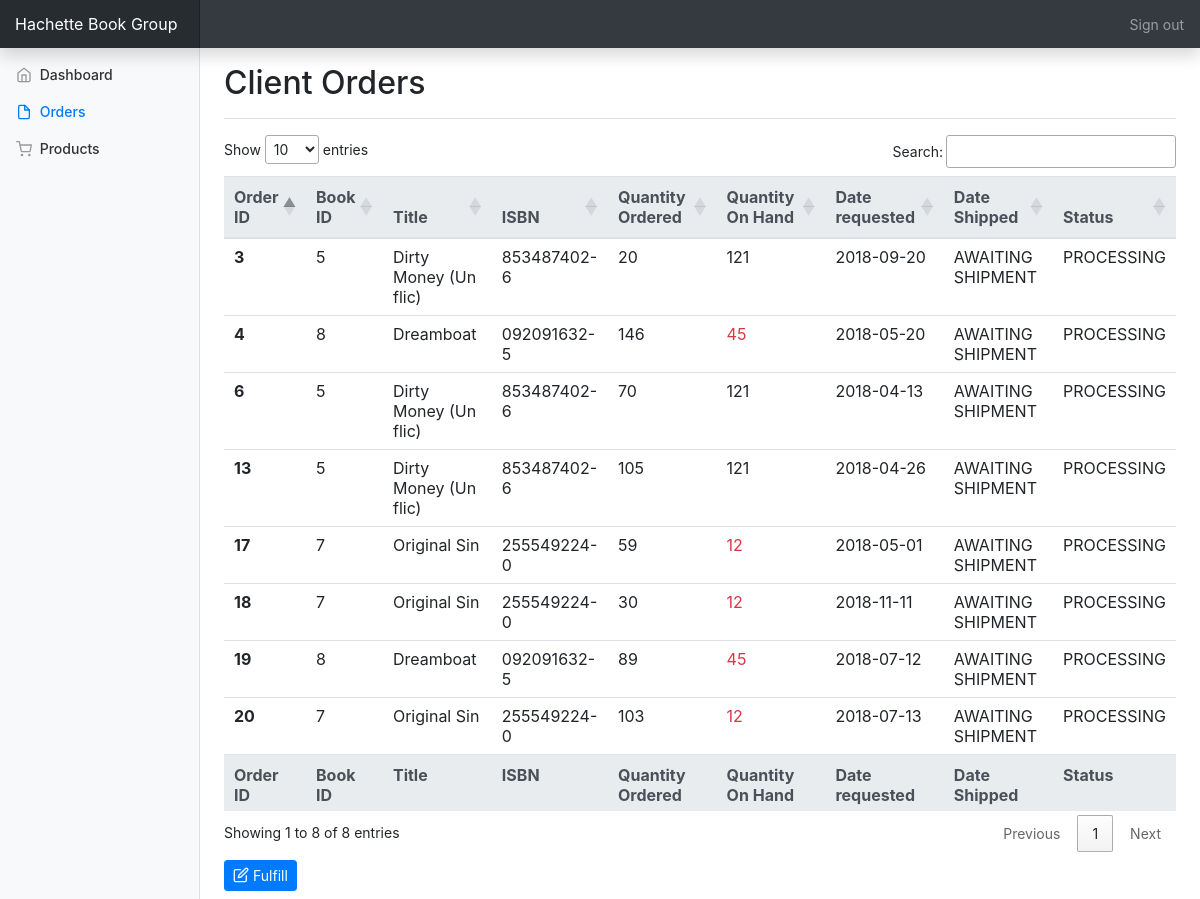
The page /publisher-orders.php (signed in) on the database its author committed.
### tables this page shows
CREATE TABLE IF NOT EXISTS `bookstore_orders`
(
    `bookstore_order_id` INT(4) PRIMARY KEY NOT NULL AUTO_INCREMENT,
    `book_id`            INT(4)             NOT NULL,
    `publisher_id`       INT(4)             NOT NULL,
    `qty_ordered`        INT                NOT NULL,
    `status`             ENUM ('PROCESSING','SHIPPED') DEFAULT 'PROCESSING',
    `date_requested`     DATE,
    `period_specified`   DATE,  
    `date_shipped`       DATE                          DEFAULT '0000-00-00',
    FOREIGN KEY (`book_id`) REFERENCES `books` (`book_id`),
    FOREIGN KEY (`publisher_id`) REFERENCES `publishers` (`publisher_id`)
);

CREATE TABLE IF NOT EXISTS pb_books_inventory
(
  `pb_book_inv_id` INT(4) PRIMARY KEY NOT NULL AUTO_INCREMENT,
  `book_id`        INT(4)             NOT NULL,
  `publisher_id`   INT(4),
  `qty_on_hand`    INT,
  `qty_sold`       INT,
  FOREIGN KEY (`book_id`) REFERENCES `books` (`book_id`),
  FOREIGN KEY (`publisher_id`) REFERENCES `books` (`publisher_id`)
);

CREATE TABLE IF NOT EXISTS `books`
(
  `book_id`      INT(4) PRIMARY KEY NOT NULL AUTO_INCREMENT,
  `isbn`         VARCHAR(20)        NOT NULL,
  `title`        VARCHAR(250)       NOT NULL,
  `edition`      INT                                 DEFAULT 0,
  `price`        DOUBLE(8, 2),
  `publisher_id` INT(4)             NOT NULL,
  `image`        BLOB                                DEFAULT NULL,
  `category`     ENUM ('0', '1', '2', '3', '4', '5') DEFAULT NULL,
  FOREIGN KEY (`publisher_id`) REFERENCES `publishers` (`publisher_id`)
);

### model/Publisher.php (called while the page is built, shortened)
<?php
class Publisher implements JsonSerializable
{
    private $publisher_id;
    private $company_name;
    public function getPublisherId()
    {
        return $this->publisher_id;
    }
    public function getCompanyName()
    {
        return $this->company_name;
    }
}

### db/DB.php (called while the page is built, shortened)
<?php
class DB
{
    private static $instance = null;
    public static function getInstance()
    {
        if (empty(self::$instance)) {
            $db_info = array(
                "host" => 'localhost',
                "port" => '3306',
                "user" => 'root',
                "pass" => '',
                "name" => 'bookstore',
                "charset" => 'UTF-8'
            );
            try {
                self::$instance = new PDO(
                    "mysql:host=" .
                    $db_info['host'] . ';port=' .
                    $db_info['port'] . ';dbname=' .
                    $db_info['name'],
                    $db_info['user'],
                    $db_info['pass']
                );
                self::$instance->setAttribute(PDO::ATTR_ERRMODE, PDO::ERRMODE_SILENT);
                self::$instance->query('SET NAMES utf8');
                self::$instance->query('SET CHARACTER SET utf8');
            } catch (PDOException $error) {
                echo $error->getMessage();
            }
        }
        return self::$instance;
    }
}

### controller/BookstoreOrderController.php (called while the page is built, shortened)
<?php
class BookstoreOrderController
{
    public function fetchBookstoreOrdersWithQtyOnHand($id)
    {
        $sql = 'SELECT
                    bo.*,
                    b.*,
                    p.*
                FROM
                    bookstore_orders bo,
                    books b,
                    pb_books_inventory p
                WHERE
                    bo.book_id = b.book_id
                    AND bo.publisher_id = p.publisher_id
                    AND bo.book_id = p.book_id
                    AND p.publisher_id = ?;';
        $stmt = DB::getInstance()->prepare($sql);
        $stmt->execute([$id]);
        return $stmt->fetchAll();
    }
}

### publisher-orders.php (the view, shortened to what this page needs)
<?php
require 'db/DB.php';
require 'model/Publisher.php';
require 'controller/BookstoreOrderController.php';
$publisher = new Publisher();
if (isset($_SESSION["publisher"])) {
    $publisher = $_SESSION["publisher"];
    $bOController = new BookstoreOrderController();
    $orders = $bOController->fetchBookstoreOrdersWithQtyOnHand($publisher->getPublisherId());
} else {
    header("Location: publisher-signin.php");
}
?>
<html lang="en" class="gr__getbootstrap_com">
<head>
    <link rel="stylesheet" href="https://stackpath.bootstrapcdn.com/bootstrap/4.3.1/css/bootstrap.min.css">
    <link href="css/publisher-dashboard.css" rel="stylesheet">
    <link rel="stylesheet" href="https://cdn.datatables.net/1.10.16/css/jquery.dataTables.min.css">
</head>
<body data-gr-c-s-loaded="true">
<nav class="navbar navbar-dark fixed-top bg-dark flex-md-nowrap p-0 shadow">
    <a class="navbar-brand col-sm-3 col-md-2 mr-0" href="#"><?php echo $publisher->getCompanyName(); ?></a>
    <ul class="navbar-nav px-3">
        <li class="nav-item text-nowrap">
            <a class="nav-link" href="logout.php">Sign out</a>
        </li>
    </ul>
</nav>
<div class="container-fluid">
    <div class="row">
        <nav class="col-md-2 d-none d-md-block bg-light sidebar">
            <div class="sidebar-sticky">
                <ul class="nav flex-column">
                    <li class="nav-item">
                        <a class="nav-link" href="publisher-dashboard.php">
                            Dashboard
                        </a>
                    </li>
                    <li class="nav-item">
                        <a class="nav-link active" href="publisher-orders.php">
                            Orders <span class="sr-only">(current)</span>
                        </a>
                    </li>
                    <li class="nav-item">
                        <a class="nav-link" href="publisher-products.php">
                            Products
                        </a>
                    </li>
                </ul>
            </div>
        </nav>
        <main role="main" class="col-md-9 ml-sm-auto col-lg-10 px-4">
            <div class="d-flex justify-content-between flex-wrap flex-md-nowrap align-items-center pt-3 pb-2 mb-3 border-bottom">
                <h1 class="h2">Client Orders</h1>
            </div>
            <div>
                <table class="table table-sm" id="bookstoreOrdersTable">
                    <thead class="thead-light">
                    <tr>
                        <th scope="col">Order ID</th>
                        <th scope="col">Book ID</th>
                        <th scope="col">Title</th>
                        <th scope="col">ISBN</th>
                        <th scope="col">Quantity Ordered</th>
                        <th scope="col">Quantity On Hand</th>
                        <th scope="col">Date requested</th>
                        <th scope="col">Date Shipped</th>
                        <th scope="col">Status</th>
                    </tr>
                    </thead>
                    <tbody>
                    <?php foreach ($orders as $k => $v) { ?>
                        <?php $sStatus = $v['date_shipped']; ?>
                        <?php $notEnough = intval($v['qty_ordered']) > $v['qty_on_hand'] ? 'text-danger' : ''; ?>
                        <tr>
                            <th scope="row"><?php echo $v['bookstore_order_id']; ?></th>
                            <td><?php echo $v['book_id']; ?></td>
                            <td><?php echo $v['title']; ?></td>
                            <td><?php echo $v['isbn']; ?></td>
                            <td><?php echo $v['qty_ordered']; ?></td>
                            <td class="<?php echo $notEnough; ?>"><?php echo $v['qty_on_hand']; ?></td>
                            <td><?php echo $v['date_requested']; ?></td>
                            <td><?php echo $sStatus == '0000-00-00' ? 'AWAITING SHIPMENT' : $sStatus; ?></td>
                            <td><?php echo $v['status']; ?></td>
                        </tr>
                    <?php } ?>
                    </tbody>
                    <tfoot class="thead-light">
                    <tr>
                        <th scope="col">Order ID</th>
                        <th scope="col">Book ID</th>
                        <th scope="col">Title</th>
                        <th scope="col">ISBN</th>
                        <th scope="col">Quantity Ordered</th>
                        <th scope="col">Quantity On Hand</th>
                        <th scope="col">Date requested</th>
                        <th scope="col">Date Shipped</th>
                        <th scope="col">Status</th>
                    </tr>
                    </tfoot>
                </table>
                <div class="my-2">
                    <div class="row">
                        <div class="col-6">
                            <button type="button" id="update-bookstore-order" class="btn btn-primary btn-sm"
                                    data-toggle="modal" data-target="#addBookModal"><i class="mr-sm-1" style="height: 18px;"
                                                                                       data-feather="edit"></i>Fulfill
                            </button>
                        </div>
                    </div>
                </div>
            </div>
        </main>
    </div>
</div>
</body>
</html>

### css/publisher-dashboard.css (style rules this page uses)
body { font-size: .875rem; }
.feather { width: 16px; height: 16px; vertical-align: text-bottom; }
.sidebar { position: fixed; top: 0; bottom: 0; left: 0; z-index: 100; padding: 48px 0 0; box-shadow: inset -1px 0 0 rgba(0, 0, 0, .1); }
.sidebar-sticky { position: relative; top: 0; height: calc(100vh - 48px); padding-top: .5rem; overflow-x: hidden; overflow-y: auto; }
.sidebar .nav-link { font-weight: 500; color: #333; }
.sidebar .nav-link .feather { margin-right: 4px; color: #999; }
.sidebar .nav-link.active { color: #007bff; }
.sidebar .nav-link:hover .feather, .sidebar .nav-link.active .feather { color: inherit; }
[role="main"] { padding-top: 133px; }
@media (min-width: 768px) { [role="main"] { padding-top: 48px; } }
.navbar-brand { padding-top: .75rem; padding-bottom: .75rem; font-size: 1rem; background-color: rgba(0, 0, 0, .25); box-shadow: inset -1px 0 0 rgba(0, 0, 0, .25); }

### rows shown on the page
bookstore_orders: bookstore_order_id "3", pb_books_inventory.book_id "5", book.title "Dirty Money (Un flic)", book.isbn "853487402-6", qty_ordered "20", pb_books_inventory.qty_on_hand "121", date_requested "2018-09-20", date_shipped "AWAITING SHIPMENT", status "PROCESSING"
bookstore_orders: bookstore_order_id "6", pb_books_inventory.book_id "5", book.title "Dirty Money (Un flic)", book.isbn "853487402-6", qty_ordered "70", pb_books_inventory.qty_on_hand "121", date_requested "2018-04-13", date_shipped "AWAITING SHIPMENT", status "PROCESSING"
bookstore_orders: bookstore_order_id "13", pb_books_inventory.book_id "5", book.title "Dirty Money (Un flic)", book.isbn "853487402-6", qty_ordered "105", pb_books_inventory.qty_on_hand "121", date_requested "2018-04-26", date_shipped "AWAITING SHIPMENT", status "PROCESSING"
bookstore_orders: bookstore_order_id "17", pb_books_inventory.book_id "7", book.title "Original Sin", book.isbn "255549224-0", qty_ordered "59", pb_books_inventory.qty_on_hand "12", date_requested "2018-05-01", date_shipped "AWAITING SHIPMENT", status "PROCESSING"
bookstore_orders: bookstore_order_id "18", pb_books_inventory.book_id "7", book.title "Original Sin", book.isbn "255549224-0", qty_ordered "30", pb_books_inventory.qty_on_hand "12", date_requested "2018-11-11", date_shipped "AWAITING SHIPMENT", status "PROCESSING"
bookstore_orders: bookstore_order_id "20", pb_books_inventory.book_id "7", book.title "Original Sin", book.isbn "255549224-0", qty_ordered "103", pb_books_inventory.qty_on_hand "12", date_requested "2018-07-13", date_shipped "AWAITING SHIPMENT", status "PROCESSING"
bookstore_orders: bookstore_order_id "4", pb_books_inventory.book_id "8", book.title "Dreamboat", book.isbn "092091632-5", qty_ordered "146", pb_books_inventory.qty_on_hand "45", date_requested "2018-05-20", date_shipped "AWAITING SHIPMENT", status "PROCESSING"
bookstore_orders: bookstore_order_id "19", pb_books_inventory.book_id "8", book.title "Dreamboat", book.isbn "092091632-5", qty_ordered "89", pb_books_inventory.qty_on_hand "45", date_requested "2018-07-12", date_shipped "AWAITING SHIPMENT", status "PROCESSING"

### other values the page prints
$publisher->getCompanyName() "Hachette Book Group"
